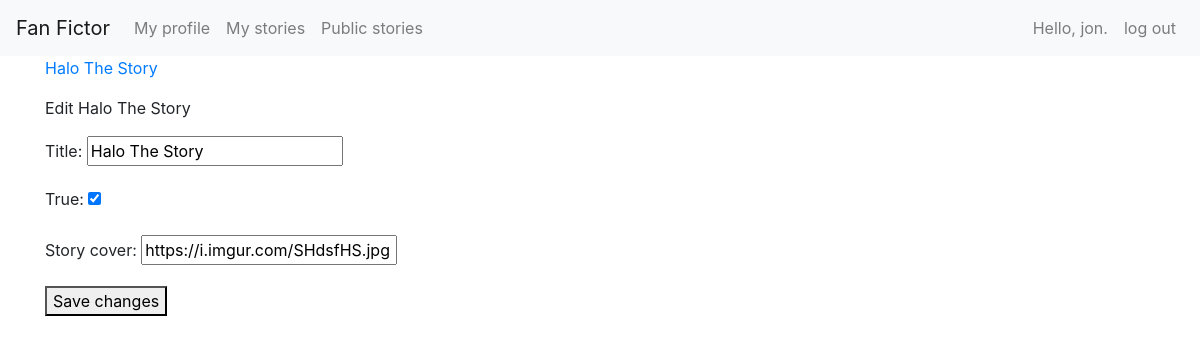
The app's page /stories/edit_story/3 (signed in) with its own data.
### fan_fictions/models.py (models this page shows, shortened)
class Story(models.Model):
    author = models.ForeignKey(User, on_delete=models.CASCADE)
    public = models.BooleanField(default=True)
    title = models.CharField(max_length=50)
    date_added = models.DateTimeField(auto_now_add=True)
    story_cover = models.URLField()
    class Meta:
        verbose_name_plural = 'stories'

### fan_fictions/views.py (the view)
# urls.py: path('stories/edit_story/<int:story_id>', views.edit_story, name='edit_story'),
@login_required
def edit_story(request, story_id):
    story = Story.objects.get(id=story_id)
    entries = story.entry_set.order_by('date_added')
    if request.user != story.author:
        raise Http404("You are not the owner of this story or entry.")
    if request.method != 'POST':
        form = StoryForm(instance=story)
    else:
        form = StoryForm(instance=story, data=request.POST)
        if form.is_valid():
            form.save()
            return HttpResponseRedirect(reverse('fan_fictions:story', args=[story_id]))
    context = {'story': story, 'entries': entries, 'form': form}
    return render(request, 'fan_fictions/edit_story.html', context)

### fan_fictions/forms.py
class StoryForm(forms.ModelForm):
    class Meta:
        model = Story
        fields = ['title', 'public', 'story_cover']
        labels = {'title': 'Title:', 'public': True, 'story_cover': 'Story cover'}

### fan_fictions/templates/fan_fictions/edit_story.html (shortened to what this page needs)
{% extends "fan_fictions/base.html" %}
{% block content %}
    <p><a href="{% url 'fan_fictions:story' story.id %}">{{story.title}}</a> </p>
    <p>Edit {{story.title}}</p>
    <form action ="{% url 'fan_fictions:edit_story' story.id %}" method="post">
        <div class="form-group">
            {{ form.as_p }}
            <button type="submit">Save changes</button>
        </div>
    </form>
{% endblock content %}

### fan_fictions/templates/fan_fictions/base.html (shortened to what this page needs)
{% load bootstrap4 %}
<html lang="em">
    <head>
        {% bootstrap_css %}
    </head>
     <boby>
        <nav class="navbar navbar-expand-lg navbar-light bg-light">
          <a class="navbar-brand" href="{% url 'fan_fictions:index' %}">Fan Fictor</a>
          <div class="collapse navbar-collapse" id="navbarSupportedContent">
            <ul class="navbar-nav mr-auto">
                <li class="nav-item">
                    <a class="nav-link" href="{% url 'users:my_profile' %}">My profile</a>
                </li>
                <li>
                    <a class="nav-link" href="{% url 'users:my_stories' %}">My stories</a>
                </li>
                <li>
                    <a class="nav-link" href="{% url 'fan_fictions:stories' %}">Public stories</a>
                </li>
            </ul>
            <ul class="navbar-nav ml-auto">
            {% if user.is_authenticated %}
                <li><a class="nav-link" href="{% url 'users:my_profile' %}">Hello, {{user.username}}.</a></li>
                <li><a class="nav-link"href="{% url 'users:logout' %}">log out</a> </li>
            {% else %}
                <li><a class="nav-link"href="{% url 'users:register' %}">Register</a> </li>
                <li><a class="nav-link"href="{% url 'users:login' %}">Log in</a> </li>
            {% endif %}
            </ul>
          </div>
        </nav>
         <div class="container">
            <div>
                {% block content %}
                {% endblock content %}
            </div>
        </div>
    </boby>
</html>

### records on screen
Story: title "Halo The Story", public "☑", story_cover "https://i.imgur.com/SHdsfHS.jpg"

### other values on screen
{{ user.username }} "jon"
